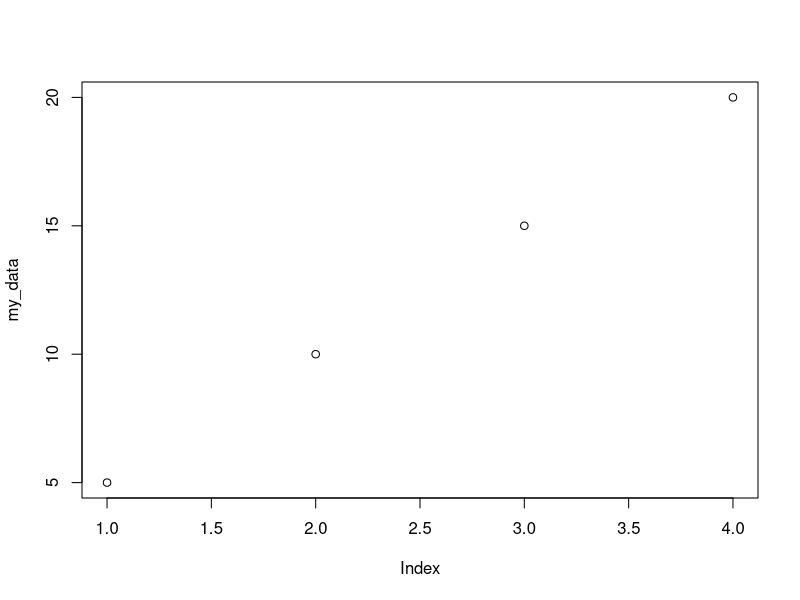

The R source for this figure:
## ---- chunk 1
knitr::opts_chunk$set(echo = TRUE)
## ---- chunk 2
a <- 5
b <- 10
c <- 15
d <- 20
my_data <- c(a,b,c,d)
sum(my_data)
mean(my_data)
## ---- chunk 3
plot(my_data)
